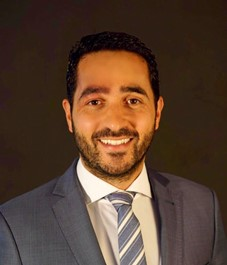
#> input picture Projects Web/yadcapital/images/DavidPerez.jpg, 227 x 265 px, given in place of the camera
$ python 'Project 1 - Virtual Paint.py'
#> lines starting #> are read from the running program, lines starting #| are printed output that depends on the picture; after the words box and inside, x2 and y2 are one past the last pixel; in counts of white or black regions, pixels touching at a corner belong together
#> further down, img is the input picture: shape (265, 227, 3); mean B, G, R 48.9, 64.8, 89
# Virtual Paint

import cv2
import numpy as np

frameWidth = 640
frameHeight = 480
cap = cv2.VideoCapture(1)
cap.set(3, frameWidth)
cap.set(4, frameHeight)
cap.set(10, 150)

myColors = [[5, 107, 0, 19, 255, 255],
            [133, 56, 0, 159, 156, 255],
            [57, 76, 0, 100, 255, 255],
            [90, 48, 0, 118, 255, 255]]
myColorValues = [[51, 153, 255],  ## BGR
                 [255, 0, 255],
                 [0, 255, 0],
                 [255, 0, 0]]

myPoints = []  ## [x , y , colorId ]


def findColor(img, myColors, myColorValues):
    imgHSV = cv2.cvtColor(img, cv2.COLOR_BGR2HSV)
#> imgHSV: shape (265, 227, 3); mean H, S, V 35.1, 122.8, 89.2
    count = 0
    newPoints = []
    for color in myColors:
        lower = np.array(color[0:3])
        upper = np.array(color[3:6])
        mask = cv2.inRange(imgHSV, lower, upper)
        x, y = getContours(mask)
        cv2.circle(imgResult, (x, y), 15, myColorValues[count], cv2.FILLED)
        if x != 0 and y != 0:
            newPoints.append([x, y, count])
        count += 1
#> this loop made 4 passes
#> x on passes 1, 3, 4: 113, 0, 0
#> (contours in getContours, x) on pass 2: (32 contours, all with area under 20, 0)
#> pass 1, in findColor, `mask = cv2.inRange(imgHSV, lower, upper)`:
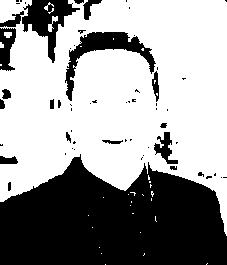
#> mask: shape (265, 227); 60.7% white; 60 black regions (41 under 20 px), largest, box (x1, y1, x2, y2) and area: (0, 154, 227, 265) 18799, (65, 32, 156, 101) 1576, (22, 0, 80, 63) 1421
#> pass 2, in findColor, `mask = cv2.inRange(imgHSV, lower, upper)`:
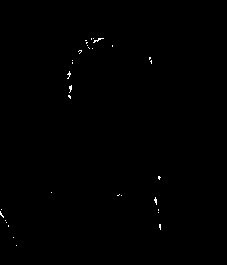
#> mask: shape (265, 227); 0.25% white in thin lines or dots, all inside (x1, y1, x2, y2) = (0, 38, 161, 246)
#> after the loop:
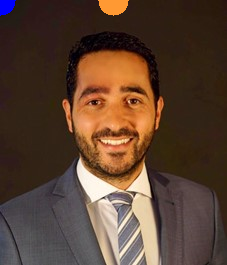
#> imgResult: shape (265, 227, 3); 0.94% of pixels changed, all inside (x1, y1, x2, y2) = (0, 0, 129, 16)
#> after the loop:
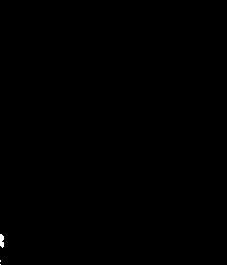
#> mask: shape (265, 227); 0.08% white; 3 white regions (2 under 20 px), largest, box (x1, y1, x2, y2) and area: (0, 234, 4, 248) 46
#> after the loop, count = 4; newPoints = []
        # cv2.imshow(str(color[0]),mask)
    return newPoints


def getContours(img):
    contours, hierarchy = cv2.findContours(img, cv2.RETR_EXTERNAL, cv2.CHAIN_APPROX_NONE)
    x, y, w, h = 0, 0, 0, 0
    for cnt in contours:
        area = cv2.contourArea(cnt)
        if area > 500:
            # cv2.drawContours(imgResult, cnt, -1, (255, 0, 0), 3)
            peri = cv2.arcLength(cnt, True)
            approx = cv2.approxPolyDP(cnt, 0.02 * peri, True)
            x, y, w, h = cv2.boundingRect(approx)
    return x + w // 2, y


def drawOnCanvas(myPoints, myColorValues):
    for point in myPoints:
        cv2.circle(imgResult, (point[0], point[1]), 10, myColorValues[point[2]], cv2.FILLED)


while True:
    success, img = cap.read()
    imgResult = img.copy()
    newPoints = findColor(img, myColors, myColorValues)
#> newPoints = []
    if len(newPoints) != 0:
        for newP in newPoints:
            myPoints.append(newP)
    if len(myPoints) != 0:
        drawOnCanvas(myPoints, myColorValues)

    cv2.imshow("Result", imgResult)
    if cv2.waitKey(1) and 0xFF == ord('q'):
#> (key q is pressed here)
        break


# Color Picker
import cv2
import numpy as np

frameWidth = 640
frameHeight = 480
cap = cv2.VideoCapture(1)
cap.set(3, frameWidth)
cap.set(4, frameHeight)


def empty(a):
    pass


cv2.namedWindow("HSV")
cv2.resizeWindow("HSV", 640, 240)
cv2.createTrackbar("HUE Min", "HSV", 0, 179, empty)
cv2.createTrackbar("HUE Max", "HSV", 179, 179, empty)
cv2.createTrackbar("SAT Min", "HSV", 0, 255, empty)
cv2.createTrackbar("SAT Max", "HSV", 255, 255, empty)
cv2.createTrackbar("VALUE Min", "HSV", 0, 255, empty)
cv2.createTrackbar("VALUE Max", "HSV", 255, 255, empty)

while True:

    success, img = cap.read()
    imgHsv = cv2.cvtColor(img, cv2.COLOR_BGR2HSV)

    h_min = cv2.getTrackbarPos("HUE Min", "HSV")
    h_max = cv2.getTrackbarPos("HUE Max", "HSV")
    s_min = cv2.getTrackbarPos("SAT Min", "HSV")
    s_max = cv2.getTrackbarPos("SAT Max", "HSV")
    v_min = cv2.getTrackbarPos("VALUE Min", "HSV")
    v_max = cv2.getTrackbarPos("VALUE Max", "HSV")
    print(h_min)

    lower = np.array([h_min, s_min, v_min])
    upper = np.array([h_max, s_max, v_max])
    mask = cv2.inRange(imgHsv, lower, upper)
    result = cv2.bitwise_and(img, img, mask=mask)

    mask = cv2.cvtColor(mask, cv2.COLOR_GRAY2BGR)
    hStack = np.hstack([img, mask, result])
    cv2.imshow('Horizontal Stacking', hStack)
    if cv2.waitKey(1) and 0xFF == ord('q'):
        break

cap.release()
cv2.destroyAllWindows()
